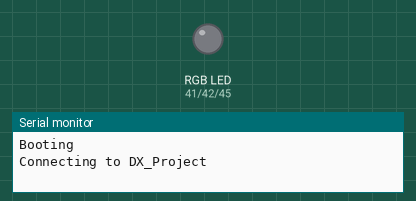
The sketch below on a simulated ESP32. Shown: an RGB LED mixed from three pins (HIGH = lit), the last lines printed to the serial monitor. WiFi joins after 1.5 s; servers stay silent unless stated; random numbers use the default seed unless the sketch sets one; no MQTT or app messages arrive unless stated.

Above: at 0.1 s.
At 1.7 s:
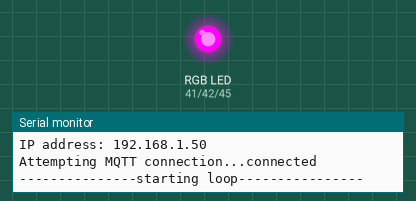
At 80.2 s:
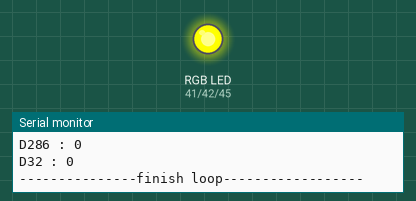
Timing chart, 0 to 86.6 s (numbered marks = the images above):
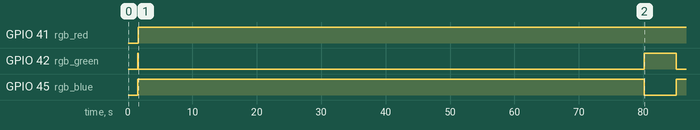

The sketch:

TB01.ino
```cpp
//TB01
//change ssid,password,mqtt_server,local_IP,setHostname,String rssi,char i_rssi,client.publish

#include <WiFi.h>
#include <ESPmDNS.h>
#include <WiFiUdp.h>
#include <ArduinoOTA.h>
#include <PubSubClient.h>
#include <ModbusMaster.h>

ModbusMaster node;

//#define led_connection 42
//#define led_run 41

#define rgb_red 41
#define rgb_green 42
#define rgb_blue 45

const char* ssid = "DX_Project"; // ******Change ssid wifi *********
const char* password = "natmms22"; // ****** Change password *********
//const char* ssid = "TP-Link_EF46";
//const char* password = "98148813";
const char* mqtt_server = "192.168.1.2";  // ****** mqtt server *********

IPAddress local_IP(192, 168, 1, 31); // ******Change ip *********
IPAddress gateway(192, 168, 1, 1);    // Gateway IP address
IPAddress subnet(255, 255, 255, 0);     // subnet

WiFiClient espClient;
PubSubClient client(espClient);

/*void led()
{
  digitalWrite(led_connection , HIGH);
  delay(100);
  digitalWrite(led_connection , LOW);
  delay(100);
}*/

int count_connection;

void setup_wifi()
{
  delay(10);
  // We start by connecting to a WiFi network
  Serial.println();
  Serial.print("Connecting to ");
  Serial.println(ssid);

  WiFi.config(local_IP, gateway, subnet);
  WiFi.mode(WIFI_STA);
  WiFi.begin(ssid, password);

  while (WiFi.status() != WL_CONNECTED)
  {
    count_connection++;
    delay(500);
    Serial.print(".");
    if(count_connection>20)
    {
      ESP.restart();
    }
  }

  randomSeed(micros());

  Serial.println("");
  Serial.println("WiFi connected");
  Serial.println("IP address: ");
  Serial.println(WiFi.localIP());
}

void callback(char* topic, byte* payload, unsigned int length)
{
  Serial.print("Message arrived [");
  Serial.print(topic);
  Serial.print("] ");
  for (int i = 0; i < length; i++) {
    Serial.print((char)payload[i]);
  }
  Serial.println();

  // Switch on the LED if an 1 was received as first character
  if ((char)payload[0] == '1') {
    //digitalWrite(BUILTIN_LED, LOW);   // Turn the LED on (Note that LOW is the voltage level
    // but actually the LED is on; this is because
    // it is active low on the ESP-01)
  } else {
    //digitalWrite(BUILTIN_LED, HIGH);  // Turn the LED off by making the voltage HIGH
  }

}

int timeout ;

void reconnect()
{
  // Loop until we're reconnected
  if (!client.connected())
  {
    led_red();
    Serial.print("Attempting MQTT connection...");
    // Create a random client ID
    String clientId = "ESP8266Client-";
    clientId += String(random(0xffff), HEX);
    // Attempt to connect
    if (client.connect(clientId.c_str())) {
      Serial.println("connected");
      // Once connected, publish an announcement...
      //client.publish("outTopic", "hello world");
      // ... and resubscribe
      client.subscribe("inTopic");
    } else {
      Serial.print("failed, rc=");
      Serial.print(client.state());
      Serial.println(" try again in 5 seconds");
      // Wait 5 seconds before retrying
      //delay(5000);
      timeout++;
      if(timeout >= 10)
      {
        ESP.restart();
      }
    }
  }
}

void setup()
{
  Serial.begin(9600);
  Serial1.begin(9600);
  node.begin(1,Serial1);
  pinMode(rgb_red, OUTPUT);
  pinMode(rgb_green, OUTPUT);
  pinMode(rgb_blue, OUTPUT);
  //pinMode ( led_connection , OUTPUT);
  //pinMode ( led_run, OUTPUT);
  Serial.println("Booting");
  setup_wifi();

  // Port defaults to 3232
  // ArduinoOTA.setPort(3232);

  // Hostname defaults to esp3232-[MAC]
  ArduinoOTA.setHostname("TB01");

  // No authentication by default
  ArduinoOTA.setPassword("1234");

  // Password can be set with it's md5 value as well
  // MD5(admin) = 21232f297a57a5a743894a0e4a801fc3
  // ArduinoOTA.setPasswordHash("21232f297a57a5a743894a0e4a801fc3");

  ArduinoOTA
    .onStart([]() {
      String type;
      if (ArduinoOTA.getCommand() == U_FLASH)
        type = "sketch";
      else // U_SPIFFS
        type = "filesystem";

      // NOTE: if updating SPIFFS this would be the place to unmount SPIFFS using SPIFFS.end()
      Serial.println("Start updating " + type);
    })
    .onEnd([]() {
      Serial.println("\nEnd");
    })
    .onProgress([](unsigned int progress, unsigned int total) {
      Serial.printf("Progress: %u%%\r", (progress / (total / 100)));
    })
    .onError([](ota_error_t error) {
      Serial.printf("Error[%u]: ", error);
      if (error == OTA_AUTH_ERROR) Serial.println("Auth Failed");
      else if (error == OTA_BEGIN_ERROR) Serial.println("Begin Failed");
      else if (error == OTA_CONNECT_ERROR) Serial.println("Connect Failed");
      else if (error == OTA_RECEIVE_ERROR) Serial.println("Receive Failed");
      else if (error == OTA_END_ERROR) Serial.println("End Failed");
    });

  ArduinoOTA.begin();

  Serial.println("Ready");
  Serial.print("IP address: ");
  Serial.println(WiFi.localIP());
  client.setServer(mqtt_server, 1883);
  client.setCallback(callback);
}

String rssi,M34,D330,D332,D334,D336,D338,D340,D342,D344,D346,D348,D350,D226,D100,D102,D104,D106,D108,D110,D112,D114,M36,D362,D364,D368,D370,D356,D372,D354,D366,D116,D122,D126,D128,D118,D120,D124,D286,D32;
char i_rssi[16],i0[16],i1[16],i2[16],i3[16],i4[16],i5[16],i6[16],i7[16],i8[16],i9[16],i10[16],i11[16],i12[16],i13[16],i14[16],i15[16],i16[16],i17[16],i18[16],i19[16],i20[16],i21[16],i22[16],i23[16],i24[16],i25[16],i26[16],i27[16],i28[16],i29[16],i30[16],i31[16],i32[16],i33[16],i34[16],i35[16],i36[16],i37[16],i38[16],i39[16],i40[16],i41[16],i42[16],i43[16],i44[16],i45[16],i46[16],i47[16],i48[16],i49[16];

void loop()
{
  rssi = WiFi.RSSI();
  //Serial.print(WiFi.RSSI());
  ArduinoOTA.handle();
  if (!client.connected())
  {
    reconnect();
  }
  client.loop();
  led_green();
  //digitalWrite(led_connection, HIGH);
  Serial.println("\n---------------starting loop----------------");

  node.readCoils(0, 1);
  Serial.print("M34 : ");
  Serial.println(node.getResponseBuffer(0));
  M34 = node.getResponseBuffer(0);
  node.clearResponseBuffer();

  node.readCoils(1, 1);
  Serial.print("M36 : ");
  Serial.println(node.getResponseBuffer(0));
  M36 = node.getResponseBuffer(0);
  node.clearResponseBuffer();


  node.readHoldingRegisters(0, 1);
  Serial.print("D330 : ");
  Serial.println(node.getResponseBuffer(0));
  D330 = node.getResponseBuffer(0);
  node.clearResponseBuffer();

  node.readHoldingRegisters(1, 1);
  Serial.print("D332 : ");
  Serial.println(node.getResponseBuffer(0));
  D332 = node.getResponseBuffer(0);
  node.clearResponseBuffer();

  node.readHoldingRegisters(2, 1);
  Serial.print("D334 : ");
  Serial.println(node.getResponseBuffer(0));
  D334 = node.getResponseBuffer(0);
  node.clearResponseBuffer();

  node.readHoldingRegisters(3, 1);
  Serial.print("D336 : ");
  Serial.println(node.getResponseBuffer(0));
  D336 = node.getResponseBuffer(0);
  node.clearResponseBuffer();

  node.readHoldingRegisters(4, 1);
  Serial.print("D338 : ");
  Serial.println(node.getResponseBuffer(0));
  D338 = node.getResponseBuffer(0);
  node.clearResponseBuffer();

  node.readHoldingRegisters(5, 1);
  Serial.print("D340 : ");
  Serial.println(node.getResponseBuffer(0));
  D340 = node.getResponseBuffer(0);
  node.clearResponseBuffer();

  node.readHoldingRegisters(6, 1);
  Serial.print("D342 : ");
  Serial.println(node.getResponseBuffer(0));
  D342 = node.getResponseBuffer(0);
  node.clearResponseBuffer();

  node.readHoldingRegisters(7, 1);
  Serial.print("D344 : ");
  Serial.println(node.getResponseBuffer(0));
  D344 = node.getResponseBuffer(0);
  node.clearResponseBuffer();

  node.readHoldingRegisters(8, 1);
  Serial.print("D346 : ");
  Serial.println(node.getResponseBuffer(0));
  D346 = node.getResponseBuffer(0);
  node.clearResponseBuffer();

  node.readHoldingRegisters(9, 1);
  Serial.print("D348 : ");
  Serial.println(node.getResponseBuffer(0));
  D348 = node.getResponseBuffer(0);
  node.clearResponseBuffer();

  node.readHoldingRegisters(10, 1);
  Serial.print("D350 : ");
  Serial.println(node.getResponseBuffer(0));
  D350 = node.getResponseBuffer(0);
  node.clearResponseBuffer();

  node.readHoldingRegisters(11, 1);
  Serial.print("D226 : ");
  Serial.println(node.getResponseBuffer(0));
  D226 = node.getResponseBuffer(0);
  node.clearResponseBuffer();

  node.readHoldingRegisters(12, 1);
  Serial.print("D100 : ");
  Serial.println(node.getResponseBuffer(0));
  D100 = node.getResponseBuffer(0);
  node.clearResponseBuffer();

  node.readHoldingRegisters(13, 1);
  Serial.print("D102 : ");
  Serial.println(node.getResponseBuffer(0));
  D102 = node.getResponseBuffer(0);
  node.clearResponseBuffer();

  node.readHoldingRegisters(14, 1);
  Serial.print("D104 : ");
  Serial.println(node.getResponseBuffer(0));
  D104 = node.getResponseBuffer(0);
  node.clearResponseBuffer();

  node.readHoldingRegisters(15, 1);
  Serial.print("D106 : ");
  Serial.println(node.getResponseBuffer(0));
  D106 = node.getResponseBuffer(0);
  node.clearResponseBuffer();

  node.readHoldingRegisters(16, 1);
  Serial.print("D108 : ");
  Serial.println(node.getResponseBuffer(0));
  D108 = node.getResponseBuffer(0);
  node.clearResponseBuffer();

  node.readHoldingRegisters(17, 1);
  Serial.print("D110 : ");
  Serial.println(node.getResponseBuffer(0));
  D110 = node.getResponseBuffer(0);
  node.clearResponseBuffer();

  node.readHoldingRegisters(18, 1);
  Serial.print("D112 : ");
  Serial.println(node.getResponseBuffer(0));
  D112 = node.getResponseBuffer(0);
  node.clearResponseBuffer();

  node.readHoldingRegisters(19, 1);
  Serial.print("D114 : ");
  Serial.println(node.getResponseBuffer(0));
  D114 = node.getResponseBuffer(0);
  node.clearResponseBuffer();

  node.readHoldingRegisters(20, 1);
  Serial.print("D362 : ");
  Serial.println(node.getResponseBuffer(0));
  D362 = node.getResponseBuffer(0);
  node.clearResponseBuffer();

  node.readHoldingRegisters(21, 1);
  Serial.print("D364 : ");
  Serial.println(node.getResponseBuffer(0));
  D364 = node.getResponseBuffer(0);
  node.clearResponseBuffer();

  node.readHoldingRegisters(22, 1);
  Serial.print("D368 : ");
  Serial.println(node.getResponseBuffer(0));
  D368 = node.getResponseBuffer(0);
  node.clearResponseBuffer();

  node.readHoldingRegisters(23, 1);
  Serial.print("D370 : ");
  Serial.println(node.getResponseBuffer(0));
  D370 = node.getResponseBuffer(0);
  node.clearResponseBuffer();

  node.readHoldingRegisters(24, 1);
  Serial.print("D356 : ");
  Serial.println(node.getResponseBuffer(0));
  D356 = node.getResponseBuffer(0);
  node.clearResponseBuffer();

  node.readHoldingRegisters(25, 1);
  Serial.print("D372 : ");
  Serial.println(node.getResponseBuffer(0));
  D372 = node.getResponseBuffer(0);
  node.clearResponseBuffer();

  node.readHoldingRegisters(26, 1);
  Serial.print("D354 : ");
  Serial.println(node.getResponseBuffer(0));
  D354 = node.getResponseBuffer(0);
  node.clearResponseBuffer();

  node.readHoldingRegisters(27, 1);
  Serial.print("D366 : ");
  Serial.println(node.getResponseBuffer(0));
  D366 = node.getResponseBuffer(0);
  node.clearResponseBuffer();

  node.readHoldingRegisters(28, 1);
  Serial.print("D116 : ");
  Serial.println(node.getResponseBuffer(0));
  D116 = node.getResponseBuffer(0);
  node.clearResponseBuffer();

  node.readHoldingRegisters(29, 1);
  Serial.print("D122 : ");
  Serial.println(node.getResponseBuffer(0));
  D122 = node.getResponseBuffer(0);
  node.clearResponseBuffer();

  node.readHoldingRegisters(30, 1);
  Serial.print("D126 : ");
  Serial.println(node.getResponseBuffer(0));
  D126 = node.getResponseBuffer(0);
  node.clearResponseBuffer();

  node.readHoldingRegisters(31, 1);
  Serial.print("D128 : ");
  Serial.println(node.getResponseBuffer(0));
  D128 = node.getResponseBuffer(0);
  node.clearResponseBuffer();

  node.readHoldingRegisters(32, 1);
  Serial.print("D118 : ");
  Serial.println(node.getResponseBuffer(0));
  D118 = node.getResponseBuffer(0);
  node.clearResponseBuffer();

  node.readHoldingRegisters(33, 1);
  Serial.print("D120 : ");
  Serial.println(node.getResponseBuffer(0));
  D120 = node.getResponseBuffer(0);
  node.clearResponseBuffer();

  node.readHoldingRegisters(34, 1);
  Serial.print("D124 : ");
  Serial.println(node.getResponseBuffer(0));
  D124 = node.getResponseBuffer(0);
  node.clearResponseBuffer();

  node.readHoldingRegisters(35, 1);
  Serial.print("D286 : ");
  Serial.println(node.getResponseBuffer(0));
  D286 = node.getResponseBuffer(0);
  node.clearResponseBuffer();

  node.readHoldingRegisters(36, 1);
  Serial.print("D32 : ");
  Serial.println(node.getResponseBuffer(0));
  D32 = node.getResponseBuffer(0);
  node.clearResponseBuffer();

  delay(500);
  led_blue();
  rssi.toCharArray(i_rssi, 16);client.publish("TB01/rssi", i_rssi);
  M34.toCharArray(i0, 16);client.publish("TB01/M34", i0);
  M36.toCharArray(i1, 16);client.publish("TB01/M36", i1);
  D330.toCharArray(i2, 16);client.publish("TB01/D330", i2);
  D332.toCharArray(i3, 16);client.publish("TB01/D332", i3);
  D334.toCharArray(i4, 16);client.publish("TB01/D334", i4);
  D336.toCharArray(i5, 16);client.publish("TB01/D336", i5);
  D338.toCharArray(i6, 16);client.publish("TB01/D338", i6);
  D340.toCharArray(i7, 16);client.publish("TB01/D340", i7);
  D342.toCharArray(i8, 16);client.publish("TB01/D342", i8);
  D344.toCharArray(i9, 16);client.publish("TB01/D344", i9);
  D346.toCharArray(i10, 16);client.publish("TB01/D346", i10);
  D348.toCharArray(i11, 16);client.publish("TB01/D348", i11);
  D350.toCharArray(i12, 16);client.publish("TB01/D350", i12);
  D226.toCharArray(i13, 16);client.publish("TB01/D226", i13);
  D100.toCharArray(i14, 16);client.publish("TB01/D100", i14);
  D102.toCharArray(i15, 16);client.publish("TB01/D102", i15);
  D104.toCharArray(i16, 16);client.publish("TB01/D104", i16);
  D106.toCharArray(i17, 16);client.publish("TB01/D106", i17);
  D108.toCharArray(i18, 16);client.publish("TB01/D108", i18);
  D110.toCharArray(i19, 16);client.publish("TB01/D110", i19);
  D112.toCharArray(i20, 16);client.publish("TB01/D112", i20);
  D114.toCharArray(i21, 16);client.publish("TB01/D114", i21);
  D362.toCharArray(i22, 16);client.publish("TB01/D362", i22);
  D364.toCharArray(i23, 16);client.publish("TB01/D364", i23);
  D368.toCharArray(i24, 16);client.publish("TB01/D368", i24);
  D370.toCharArray(i25, 16);client.publish("TB01/D370", i25);
  D356.toCharArray(i26, 16);client.publish("TB01/D356", i26);
  D372.toCharArray(i27, 16);client.publish("TB01/D372", i27);
  D354.toCharArray(i28, 16);client.publish("TB01/D354", i28);
  D366.toCharArray(i29, 16);client.publish("TB01/D366", i29);
  D116.toCharArray(i30, 16);client.publish("TB01/D116", i30);
  D122.toCharArray(i31, 16);client.publish("TB01/D122", i31);
  D126.toCharArray(i32, 16);client.publish("TB01/D126", i32);
  D128.toCharArray(i33, 16);client.publish("TB01/D128", i33);
  D118.toCharArray(i34, 16);client.publish("TB01/D118", i34);
  D120.toCharArray(i35, 16);client.publish("TB01/D120", i35);
  D124.toCharArray(i36, 16);client.publish("TB01/D124", i36);
  D286.toCharArray(i37, 16);client.publish("TB01/D286", i37);
  D32.toCharArray(i38, 16);client.publish("TB01/D32", i38);

  Serial.println("\n---------------finish loop------------------\n\n");
  delay(5000);
}

void led_red()
{
  digitalWrite(rgb_red, LOW); digitalWrite(rgb_green, HIGH); digitalWrite(rgb_blue, HIGH);
}

void led_green()
{
  digitalWrite(rgb_red, HIGH); digitalWrite(rgb_green, LOW); digitalWrite(rgb_blue, HIGH);
}

void led_blue()
{
  digitalWrite(rgb_red, HIGH); digitalWrite(rgb_green, HIGH); digitalWrite(rgb_blue, LOW);
}

void rgb_off()
{
  digitalWrite(rgb_red, HIGH); digitalWrite(rgb_green, HIGH); digitalWrite(rgb_blue, HIGH);
}
```

Measured:
- by itself, GPIO 41 (rgb_red): LOW → HIGH at 1.6 s
- by itself, GPIO 42 (rgb_green): LOW → HIGH at 1.5 s, → LOW 0.08 s later, → HIGH 78.5 s later, → LOW 5.0 s later
- by itself, GPIO 45 (rgb_blue): LOW → HIGH at 1.5 s, → LOW 78.6 s later, → HIGH 5.0 s later
